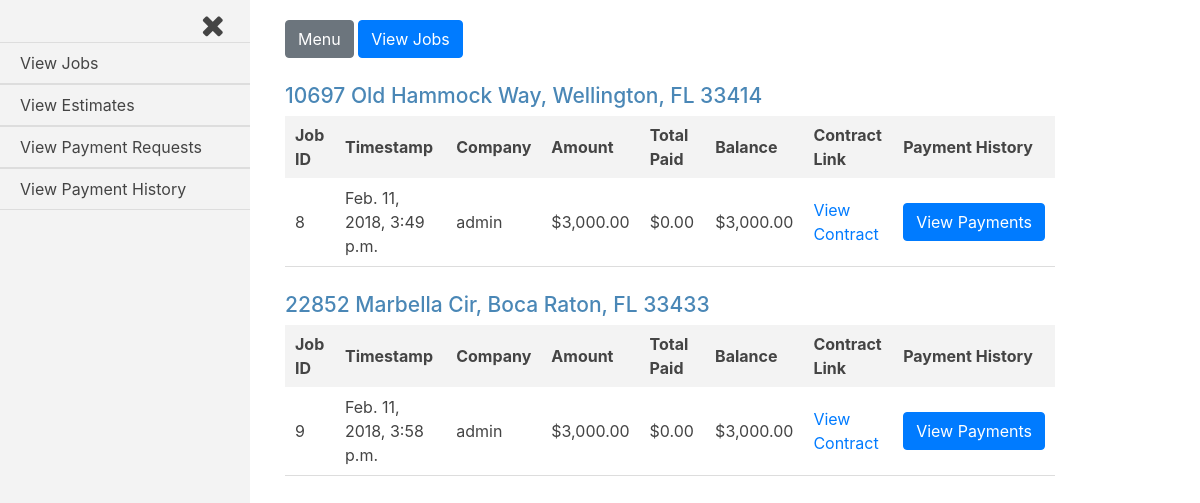
Before: /jobs_admin/ with the older database file.
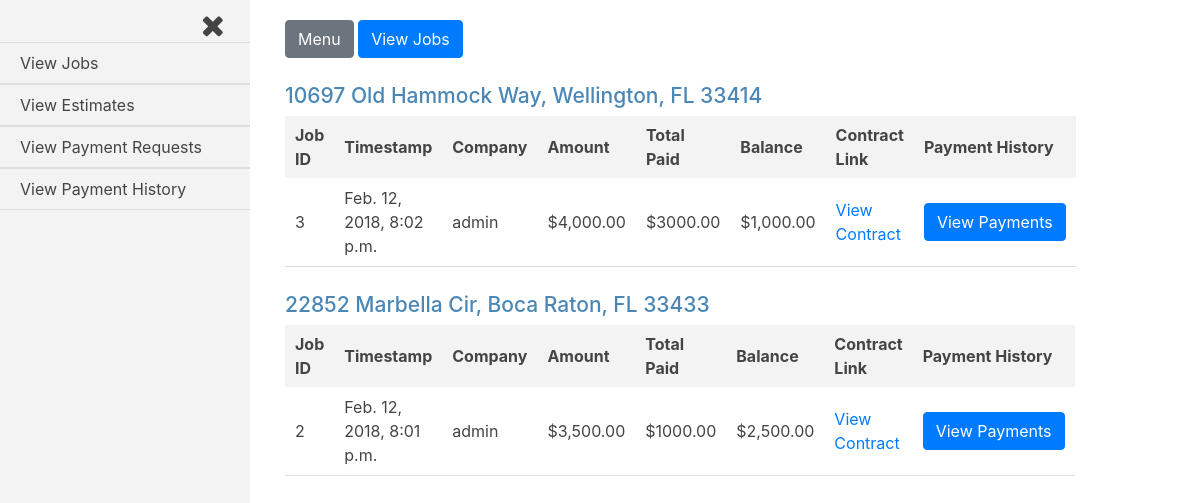
After: the same page with the newer database file.
### jobs/models.py (models this page shows, shortened)
class Current_Worker(models.Model):
    house = models.ForeignKey(House, on_delete=models.CASCADE)
    company = models.ForeignKey(settings.AUTH_USER_MODEL, on_delete=models.CASCADE)
    current = models.BooleanField(default=False)

class House(models.Model):
    address = models.CharField(max_length=250)
    companies = models.ManyToManyField(settings.AUTH_USER_MODEL, through='Current_Worker')
    proposed_jobs = models.BooleanField(default=False)
    pending_payments = models.BooleanField(default=False)
    payment_history = models.BooleanField(default=False)
    def __str__(self):
        return self.address

class Job(models.Model):
    house = models.ForeignKey(House, on_delete=models.CASCADE)
    company = models.ForeignKey(settings.AUTH_USER_MODEL, on_delete=models.CASCADE,)
    start_amount = models.DecimalField(max_digits=8, decimal_places=2, default=0.00)
    start_date = models.DateTimeField(auto_now_add=True, blank=True)
    total_paid = models.DecimalField(max_digits=8, decimal_places=2, default=0.00)
    document_link = models.CharField(max_length=800)
    approved = models.BooleanField(default=False)
    @property
    def balance(self):
        if self.total_paid > self.start_amount:
            logger.error('Total amount paid exceeds the starting job amount.')
        diff = self.start_amount - self.total_paid
        return diff

### jobs_admin/views.py (the view)
# urls.py: path('', views.index, name='index'),
def index(request):
    current_user = request.user
    sql = 'SELECT * FROM jobs_current_worker WHERE current=1 GROUP BY house_id'
    current_workers = Current_Worker.objects.raw(sql)
    jobs = Job.objects.filter(approved=True)
    payment_history_form = Payment_History_Form()
    template = loader.get_template('jobs_admin/index.html')
    context = {
        'current_workers': current_workers,
        'jobs': jobs,
        'current_user': current_user,
        'payment_history_form': payment_history_form,
    }
    return HttpResponse(template.render(context, request))

### payment_history/forms.py
class Payment_History_Form(ModelForm, forms.Form):
    class Meta:
        model = Request_Payment
        exclude = ['job', 'submit_date', 'approved_date', 'house', 'amount', 'approved']

### jobs_admin/templates/jobs_admin/index.html (shortened to what this page needs)
{% extends 'base_login_admin.html' %}
{% load humanize %}
{% load static %}
{% block content %}
{% for current_worker in current_workers %}
<div class="job-container">
  <div class="house">
    <h3 class="house-address">{{current_worker.house.address}}</h3>
  </div>
  <table class="job-summary">
    <tr class="job-headings">
      <th>Job ID</th>
      <th>Timestamp</th>
      <th>Company</th>
      <th>Amount</th>
      <th>Total Paid</th>
      <th>Balance</th>
      <th>Contract Link</th>
      <th>Payment History</th>
    </tr>
    {% for job in jobs %}
      {% if job.house.address == current_worker.house.address %}
    <tr class="job-info">
      <td>{{job.id}}</td>
      <td>{{job.start_date}}</td>
      <td>{{job.company}}</td>
      <td>${{job.start_amount|intcomma}}</td>
      <td>${{job.total_paid}}</td>
      <td>${{job.balance|intcomma}}</td>
      <td><a href="{{job.document_link}}">View Contract</a></td>
      <td>
        <form class="payment-history-form" action="/payment_history/p_history_job" method="post">
          <input class="btn btn-primary v-payment-history" type="submit" name="" value="View Payments">
        </form>
      </td>
    </tr>
      {% endif %}
    {% endfor %}
  </table>
</div>
{% endfor %}
{% endblock content %}

Changed rows visible on the page:
no longer on this page (row edited): Job: id "8", start_date "Feb. 11, 2018, 3:49 p.m.", company "admin", start_amount "3,000.00", total_paid "0.00", balance "3,000.00", shown under "10697 Old Hammock Way, Wellington, FL 33414"
no longer on this page (row edited): Job: id "9", start_date "Feb. 11, 2018, 3:58 p.m.", company "admin", start_amount "3,000.00", total_paid "0.00", balance "3,000.00", shown under "22852 Marbella Cir, Boca Raton, FL 33433"
added Job: id "3", start_date "Feb. 12, 2018, 8:02 p.m.", company "admin", start_amount "4,000.00", total_paid "3000.00", balance "1,000.00", shown under "10697 Old Hammock Way, Wellington, FL 33414"
added Job: id "2", start_date "Feb. 12, 2018, 8:01 p.m.", company "admin", start_amount "3,500.00", total_paid "1000.00", balance "2,500.00", shown under "22852 Marbella Cir, Boca Raton, FL 33433"
